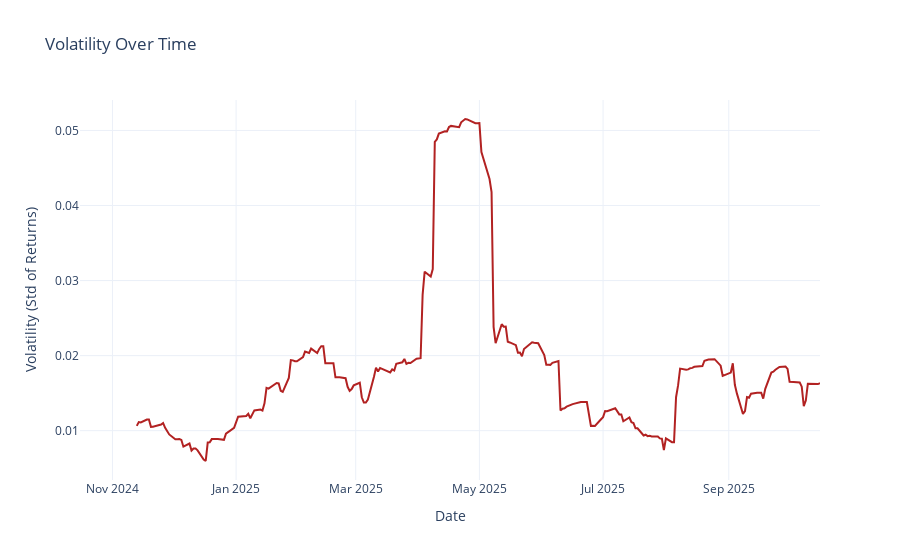

Here is the notebook cell this chart was saved with:
### Code cell
import pandas as pd
import plotly.graph_objects as go

# Converter e ordenar
data['Date'] = pd.to_datetime(data['Date'])
data = data.sort_values('Date')
print(data['close'].dtype)
# Retornos diários (%)
data['Return'] = data['close'].pct_change()

# Volatilidade móvel (desvio padrão 20 dias)
data['Volatility'] = data['Return'].rolling(window=20).std()

# Gráfico
fig = go.Figure()
fig.add_trace(go.Scatter(
    x=data['Date'], y=data['Volatility'],
    mode='lines', name='Volatility (20-day Std)',
    line=dict(color='firebrick')
))
fig.update_layout(
    title=' Volatility Over Time',
    xaxis_title='Date', yaxis_title='Volatility (Std of Returns)',
    template='plotly_white', hovermode='x unified'
)
fig.show()

### Figure 1 — Plotly figure (JSON) as saved in the notebook; plotly's stock layout.template omitted (floating-point values rounded to 4 significant figures; data arrays with more than 128 entries replaced by an {"elided": "..."} marker saying what was removed)
{"data": [{"line": {"color": "firebrick"}, "mode": "lines", "name": "Volatility (20-day Std)", "type": "scatter", "x": {"elided": "252 str values"}, "y": {"elided": "252 float values"}}], "layout": {"hovermode": "x unified", "title": {"text": " Volatility Over Time"}, "xaxis": {"title": {"text": "Date"}}, "yaxis": {"title": {"text": "Volatility (Std of Returns)"}}}}
